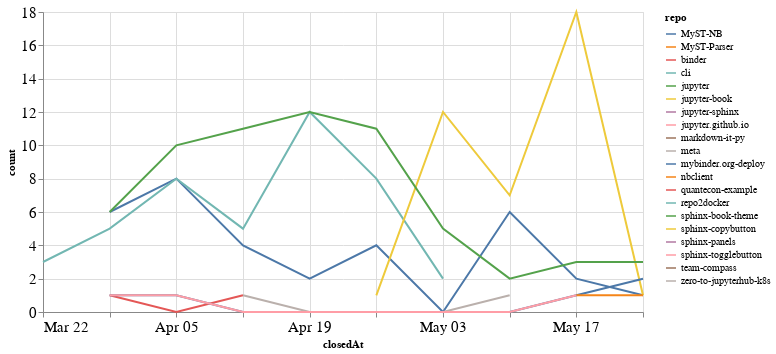

Notebook code for this chart:
### Code cell
closed_by_time = closed_by.groupby('repo').resample('W', on='closedAt').count()['author'].reset_index()
closed_by_time = closed_by_time.rename(columns={'author': 'count'})

alt.Chart(closed_by_time, width=600).mark_line().encode(
    x='closedAt',
    y='count',
    color='repo',
    tooltip="repo"
)

### Figure 1 — Vega-Lite specification as saved in the notebook (floating-point values rounded to 4 significant figures)
{"config": {"axisLeft": {"labelFontSize": 15}, "axisBottom": {"labelFontSize": 15}}, "data": {"name": "data-dfce4d1e72cd8de79cde51e3f49f423f"}, "mark": "line", "encoding": {"color": {"type": "nominal", "field": "repo"}, "tooltip": {"type": "nominal", "field": "repo"}, "x": {"type": "temporal", "field": "closedAt"}, "y": {"type": "quantitative", "field": "count"}}, "width": 600, "$schema": "https://vega.github.io/schema/vega-lite/v4.0.2.json", "datasets": {"data-dfce4d1e72cd8de79cde51e3f49f423f": [{"repo": "MyST-NB", "closedAt": "2020-03-29T00:00:00", "count": 6}, {"repo": "MyST-NB", "closedAt": "2020-04-05T00:00:00", "count": 8}, {"repo": "MyST-NB", "closedAt": "2020-04-12T00:00:00", "count": 4}, {"repo": "MyST-NB", "closedAt": "2020-04-19T00:00:00", "count": 2}, {"repo": "MyST-NB", "closedAt": "2020-04-26T00:00:00", "count": 4}, {"repo": "MyST-NB", "closedAt": "2020-05-03T00:00:00", "count": 0}, {"repo": "MyST-NB", "closedAt": "2020-05-10T00:00:00", "count": 6}, {"repo": "MyST-NB", "closedAt": "2020-05-17T00:00:00", "count": 2}, {"repo": "MyST-NB", "closedAt": "2020-05-24T00:00:00", "count": 1}, {"repo": "MyST-Parser", "closedAt": "2020-05-10T00:00:00", "count": 2}, {"repo": "binder", "closedAt": "2020-03-29T00:00:00", "count": 1}, {"repo": "binder", "closedAt": "2020-04-05T00:00:00", "count": 0}, {"repo": "binder", "closedAt": "2020-04-12T00:00:00", "count": 1}, {"repo": "cli", "closedAt": "2020-03-22T00:00:00", "count": 3}, {"repo": "cli", "closedAt": "2020-03-29T00:00:00", "count": 5}, {"repo": "cli", "closedAt": "2020-04-05T00:00:00", "count": 8}, {"repo": "cli", "closedAt": "2020-04-12T00:00:00", "count": 5}, {"repo": "cli", "closedAt": "2020-04-19T00:00:00", "count": 12}, {"repo": "cli", "closedAt": "2020-04-26T00:00:00", "count": 8}, {"repo": "cli", "closedAt": "2020-05-03T00:00:00", "count": 2}, {"repo": "jupyter", "closedAt": "2020-05-17T00:00:00", "count": 1}, {"repo": "jupyter-book", "closedAt": "2020-04-26T00:00:00", "count": 1}, {"repo": "jupyter-book", "closedAt": "2020-05-03T00:00:00", "count": 12}, {"repo": "jupyter-book", "closedAt": "2020-05-10T00:00:00", "count": 7}, {"repo": "jupyter-book", "closedAt": "2020-05-17T00:00:00", "count": 18}, {"repo": "jupyter-book", "closedAt": "2020-05-24T00:00:00", "count": 1}, {"repo": "jupyter-sphinx", "closedAt": "2020-05-03T00:00:00", "count": 1}, {"repo": "jupyter.github.io", "closedAt": "2020-05-17T00:00:00", "count": 3}, {"repo": "markdown-it-py", "closedAt": "2020-05-10T00:00:00", "count": 2}, {"repo": "meta", "closedAt": "2020-04-12T00:00:00", "count": 1}, {"repo": "meta", "closedAt": "2020-04-19T00:00:00", "count": 0}, {"repo": "meta", "closedAt": "2020-04-26T00:00:00", "count": 0}, {"repo": "meta", "closedAt": "2020-05-03T00:00:00", "count": 0}, {"repo": "meta", "closedAt": "2020-05-10T00:00:00", "count": 1}, {"repo": "mybinder.org-deploy", "closedAt": "2020-03-29T00:00:00", "count": 1}, {"repo": "mybinder.org-deploy", "closedAt": "2020-04-05T00:00:00", "count": 1}, {"repo": "mybinder.org-deploy", "closedAt": "2020-04-12T00:00:00", "count": 0}, {"repo": "mybinder.org-deploy", "closedAt": "2020-04-19T00:00:00", "count": 0}, {"repo": "mybinder.org-deploy", "closedAt": "2020-04-26T00:00:00", "count": 0}, {"repo": "mybinder.org-deploy", "closedAt": "2020-05-03T00:00:00", "count": 0}, {"repo": "mybinder.org-deploy", "closedAt": "2020-05-10T00:00:00", "count": 0}, {"repo": "mybinder.org-deploy", "closedAt": "2020-05-17T00:00:00", "count": 1}, {"repo": "mybinder.org-deploy", "closedAt": "2020-05-24T00:00:00", "count": 2}, {"repo": "nbclient", "closedAt": "2020-05-17T00:00:00", "count": 1}, {"repo": "nbclient", "closedAt": "2020-05-24T00:00:00", "count": 1}, {"repo": "quantecon-example", "closedAt": "2020-05-17T00:00:00", "count": 1}, {"repo": "repo2docker", "closedAt": "2020-05-17T00:00:00", "count": 1}, {"repo": "sphinx-book-theme", "closedAt": "2020-03-29T00:00:00", "count": 6}, {"repo": "sphinx-book-theme", "closedAt": "2020-04-05T00:00:00", "count": 10}, {"repo": "sphinx-book-theme", "closedAt": "2020-04-12T00:00:00", "count": 11}, {"repo": "sphinx-book-theme", "closedAt": "2020-04-19T00:00:00", "count": 12}, {"repo": "sphinx-book-theme", "closedAt": "2020-04-26T00:00:00", "count": 11}, {"repo": "sphinx-book-theme", "closedAt": "2020-05-03T00:00:00", "count": 5}, {"repo": "sphinx-book-theme", "closedAt": "2020-05-10T00:00:00", "count": 2}, {"repo": "sphinx-book-theme", "closedAt": "2020-05-17T00:00:00", "count": 3}, {"repo": "sphinx-book-theme", "closedAt": "2020-05-24T00:00:00", "count": 3}, {"repo": "sphinx-copybutton", "closedAt": "2020-04-26T00:00:00", "count": 5}, {"repo": "sphinx-panels", "closedAt": "2020-05-10T00:00:00", "count": 1}, {"repo": "sphinx-togglebutton", "closedAt": "2020-03-29T00:00:00", "count": 1}, {"repo": "sphinx-togglebutton", "closedAt": "2020-04-05T00:00:00", "count": 1}, {"repo": "sphinx-togglebutton", "closedAt": "2020-04-12T00:00:00", "count": 0}, {"repo": "sphinx-togglebutton", "closedAt": "2020-04-19T00:00:00", "count": 0}, {"repo": "sphinx-togglebutton", "closedAt": "2020-04-26T00:00:00", "count": 0}, {"repo": "sphinx-togglebutton", "closedAt": "2020-05-03T00:00:00", "count": 0}, {"repo": "sphinx-togglebutton", "closedAt": "2020-05-10T00:00:00", "count": 0}, {"repo": "sphinx-togglebutton", "closedAt": "2020-05-17T00:00:00", "count": 1}, {"repo": "team-compass", "closedAt": "2020-04-05T00:00:00", "count": 2}, {"repo": "zero-to-jupyterhub-k8s", "closedAt": "2020-03-29T00:00:00", "count": 1}]}}
